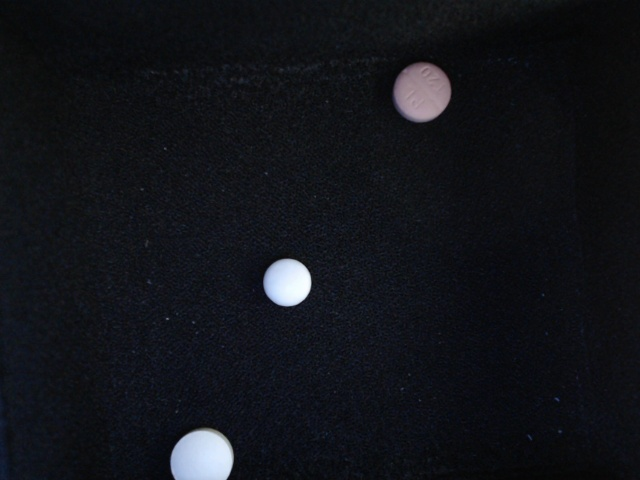
#> input picture pill/onnx/07_01_00_44_30_454.jpg, 640 x 480 px, found by its file name
$ python 'txtto img.py'
#> lines starting #> are read from the running program, lines starting #| are printed output that depends on the picture; after the words box and inside, x2 and y2 are one past the last pixel; in counts of white or black regions, pixels touching at a corner belong together
import cv2

# 假设图像为test.jpg
img = cv2.imread(r'C:\Users\AnnA\Desktop\medicTalk_new\medicine_bottle\pill\onnx\07_01_00_44_30_454.jpg')
#> img is the input picture: shape (480, 640, 3); mean B, G, R 25.3, 20.1, 18.3
h, w, _ = img.shape
#> h = 480; w = 640


# yolo标注数据文件名为786_rgb_0616.txt
with open(r'C:\Users\AnnA\Desktop\medicTalk_new\medicine_bottle\pill\onnx\07_01_00_44_30_454.txt', 'r') as f:
#> (reads pill/onnx/07_01_00_44_30_454.txt from the repository)
	temp = f.read()
	temp = temp.split()
	# ['1', '0.43906', '0.52083', '0.34687', '0.15']

# 根据第1部分公式进行转换
x_, y_, w_, h_ = eval(temp[1]), eval(temp[2]), eval(temp[3]), eval(temp[4])

x1 = w * x_ - 0.5 * w * w_
#> x1 = 390
x2 = w * x_ + 0.5 * w * w_
#> x2 = 460
y1 = h * y_ - 0.5 * h * h_
#> y1 = 57
y2 = h * y_ + 0.5* h * h_
#> y2 = 128

# 画图验证，注意画图坐标要转换成int格式
cv2.rectangle(img, (int(x1), int(y1)), (int(x2), int(y2)), (255, 0, 0))
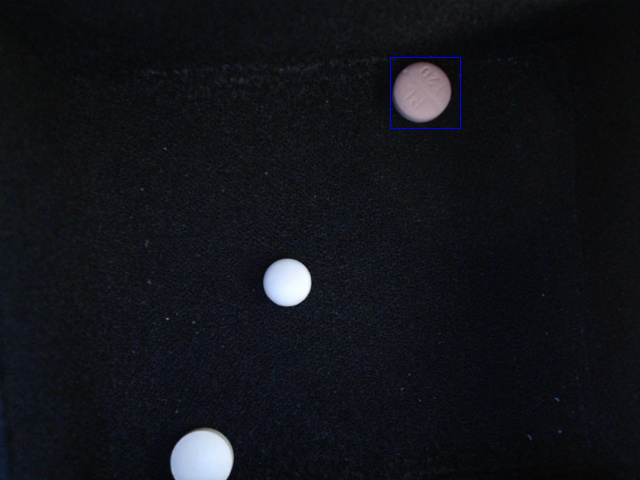
#> img: shape (480, 640, 3); 0.09% of pixels changed, all inside (x1, y1, x2, y2) = (390, 57, 461, 129)

cv2.imshow('windows', img)
cv2.waitKey(0)
